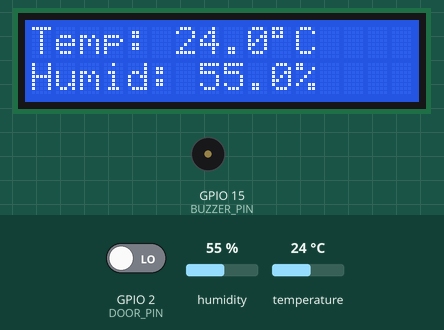
This sketch was run on a simulated ESP32. Shown: 16×2 character LCD, buzzer (waves = sounding, pin HIGH). Inputs (shaded band) come from the test bench; at power-on: humidity 55 %, temperature 24 °C, GPIO 2 (DOOR_PIN) LOW.

Above: at 3.2 s.
3.3 s: humidity set to 22 %
At 6.4 s:
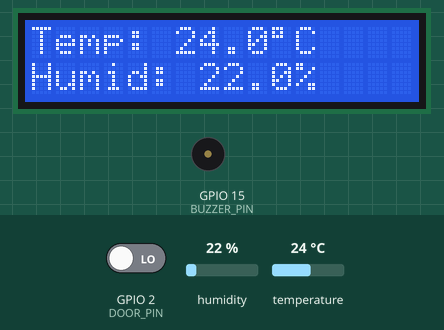
7.6 s: temperature set to 12 °C
At 10.6 s:
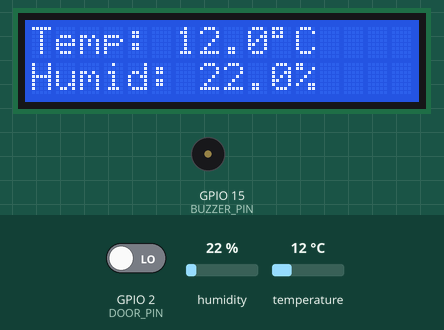
11.6 s: humidity set to 40 %
At 14.9 s:
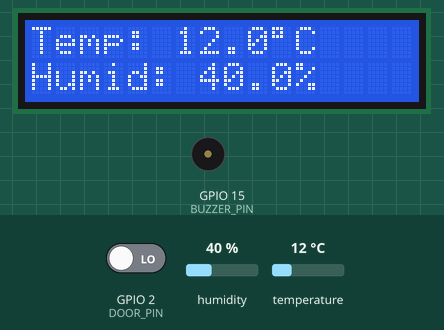
15.6 s: temperature set to 19 °C
At 23.3 s:
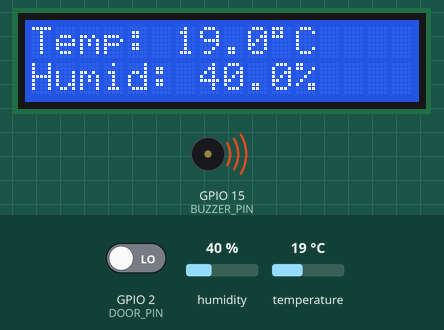
23.6 s: GPIO 2 (DOOR_PIN) driven HIGH
At 24.5 s:
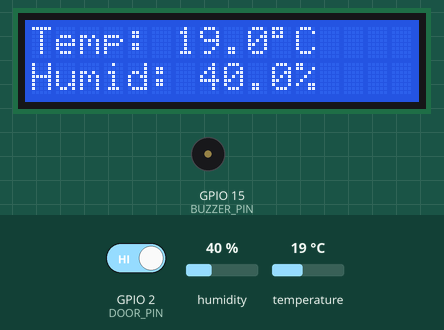
Timing chart, 0 to 26.1 s (numbered marks = the images above; inputs shaded):
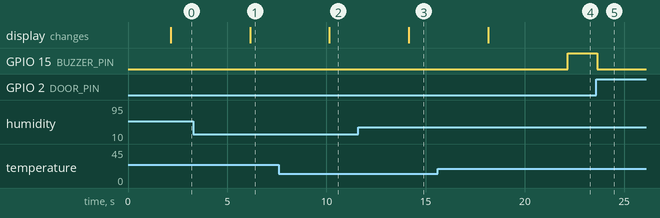

The sketch:

refrigerator_controller_v2.ino
```cpp
// ESP32 Smart Portable Refrigerator - controller firmware, v2
//
// Same behaviour and wiring as the original firmware
// (../refrigerator_controller), with these fixes:
//   1. Door input uses the internal pull-down, so the pin no longer floats
//      while the reed switch is open (door open).
//   2. Door input is debounced (50 ms).
//   3. Timing constants are unsigned long, matching millis().
//   4. LCD lines are padded to exactly 16 characters.
//
// Door sensor wiring: 2-wire reed switch between 3.3 V and GPIO 2.
// Magnet near (door closed) -> switch closed -> GPIO 2 reads HIGH.

#include <Wire.h>
#include <LiquidCrystal_I2C.h>
#include <DHT.h>

// Pins
const uint8_t DHT_PIN    = 4;
const uint8_t DOOR_PIN   = 2;
const uint8_t BUZZER_PIN = 15;
const uint8_t SDA_PIN    = 21;
const uint8_t SCL_PIN    = 22;

// Timing (ms)
const unsigned long SENSOR_INTERVAL = 2000;   // DHT11 read + LCD update
const unsigned long ALARM_DELAY     = 20000;  // door-open time before buzzer
const unsigned long DEBOUNCE_TIME   = 50;

DHT dht(DHT_PIN, DHT11);
LiquidCrystal_I2C lcd(0x27, 16, 2);

unsigned long lastSensorRead = 0;
unsigned long doorOpenedAt   = 0;
unsigned long lastDoorChange = 0;
bool lastRawClosed  = true;
bool doorClosed     = true;

void printLine(uint8_t row, const String &text) {
  String line = text;
  while (line.length() < 16) line += ' ';
  lcd.setCursor(0, row);
  lcd.print(line.substring(0, 16));
}

void setup() {
  pinMode(DOOR_PIN, INPUT_PULLDOWN);
  pinMode(BUZZER_PIN, OUTPUT);
  digitalWrite(BUZZER_PIN, LOW);

  Wire.begin(SDA_PIN, SCL_PIN);
  lcd.init();
  lcd.backlight();
  dht.begin();

  printLine(0, "  System Ready");
  printLine(1, "");
  delay(2000);
  lcd.clear();
}

void updateDoor(unsigned long now) {
  bool rawClosed = (digitalRead(DOOR_PIN) == HIGH);
  if (rawClosed != lastRawClosed) {
    lastRawClosed = rawClosed;
    lastDoorChange = now;
  }
  if (now - lastDoorChange >= DEBOUNCE_TIME && rawClosed != doorClosed) {
    doorClosed = rawClosed;
    if (!doorClosed) doorOpenedAt = now;   // door has just been opened
  }

  bool alarm = !doorClosed && (now - doorOpenedAt >= ALARM_DELAY);
  digitalWrite(BUZZER_PIN, alarm ? HIGH : LOW);
}

void updateDisplay() {
  float humidity    = dht.readHumidity();
  float temperature = dht.readTemperature();

  if (isnan(humidity) || isnan(temperature)) {
    printLine(0, "Sensor Error");
    printLine(1, "Check DHT pin");
    return;
  }
  printLine(0, "Temp: " + String(temperature, 1) + (char)223 + "C");
  printLine(1, "Humid: " + String(humidity, 1) + "%");
}

void loop() {
  unsigned long now = millis();
  updateDoor(now);

  if (now - lastSensorRead >= SENSOR_INTERVAL) {
    lastSensorRead = now;
    updateDisplay();
  }
}
```

Measured:
- after the input at 3.3 s, the display: changes after 2.9 s (image 1)
- after the input at 7.6 s, the display: changes after 2.6 s (image 2)
- after the input at 11.6 s, the display: changes after 2.6 s (image 3)
- after the input at 15.6 s, the display: changes after 2.6 s (image 4)
- after the input at 23.6 s, GPIO 15 (BUZZER_PIN): HIGH → LOW after 0.05 s
